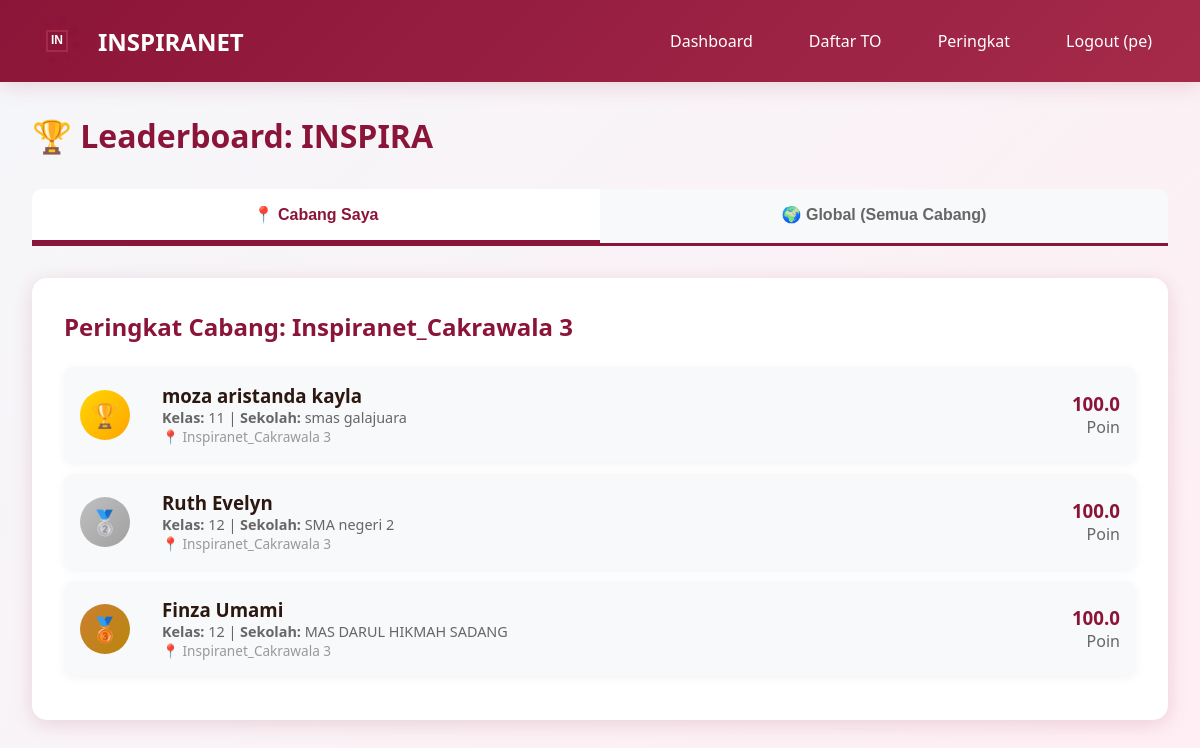
Before: /leaderboard/2 (signed in) with the older database file.
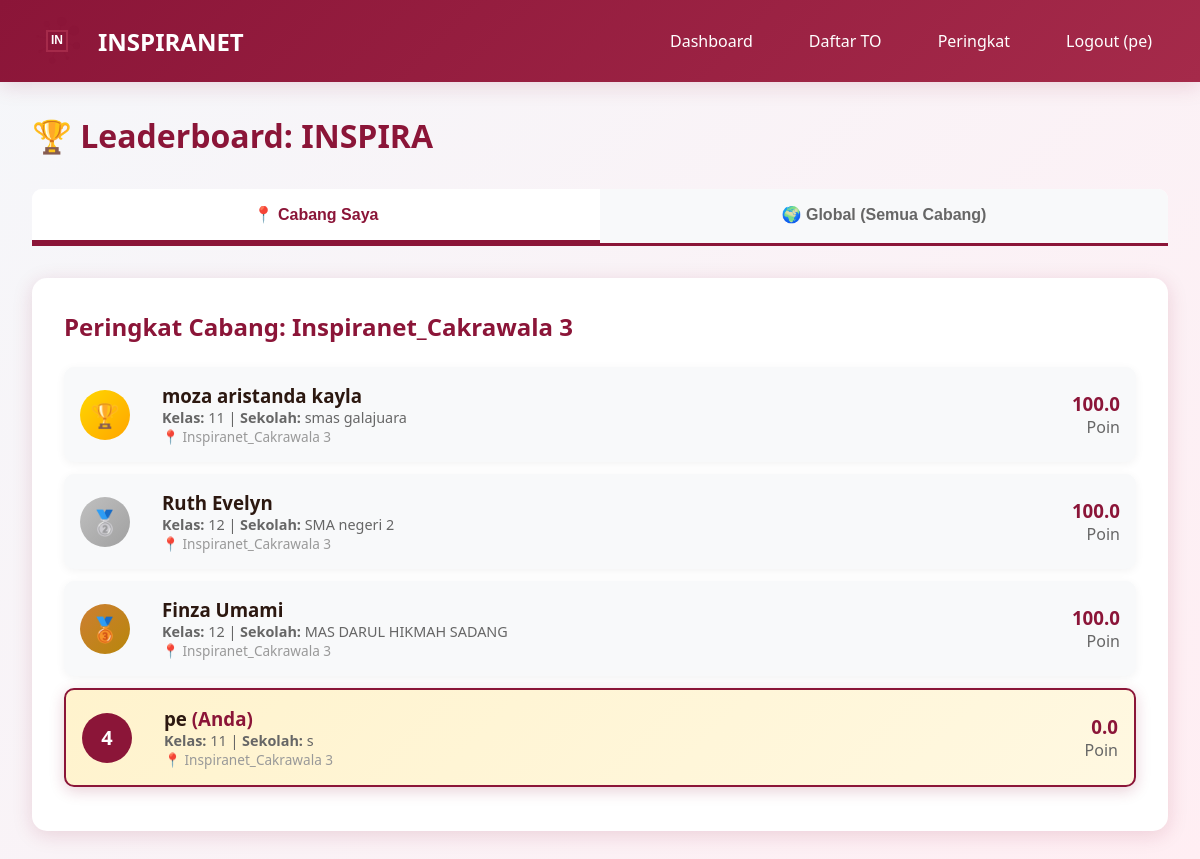
After: the same page with the newer database file.
### models.py (models this page shows, shortened)
class User(UserMixin, db.Model):
    __tablename__ = 'users'
    id = db.Column(db.Integer, primary_key=True)
    email = db.Column(db.String(120), unique=True, nullable=False)
    password_hash = db.Column(db.String(255), nullable=False)
    full_name = db.Column(db.String(100), nullable=False)
    role = db.Column(db.String(20), nullable=False, default='student')
    inspira_branch = db.Column(db.String(50), nullable=True)
    class_level = db.Column(db.String(20), nullable=True)
    school_name = db.Column(db.String(150), nullable=True)
    phone_number = db.Column(db.String(20), nullable=True)
    profile_photo = db.Column(db.String(255), nullable=True)
    created_at = db.Column(db.DateTime, default=datetime.utcnow)
    exam_attempts = db.relationship('ExamAttempt', backref='user', lazy=True, cascade='all, delete-orphan')
    payments = db.relationship('Payment', backref='user', lazy=True, cascade='all, delete-orphan')
    leaderboard_entries = db.relationship('Leaderboard', backref='user', lazy=True, cascade='all, delete-orphan')

class Exam(db.Model):
    __tablename__ = 'exams'
    id = db.Column(db.Integer, primary_key=True)
    title = db.Column(db.String(200), nullable=False)
    description = db.Column(db.Text, nullable=True)
    duration_minutes = db.Column(db.Integer, nullable=False, default=120)
    total_questions = db.Column(db.Integer, nullable=False, default=0)
    is_premium = db.Column(db.Boolean, default=False)
    price = db.Column(db.Integer, default=0)
    is_active = db.Column(db.Boolean, default=True)
    created_by = db.Column(db.Integer, db.ForeignKey('users.id'), nullable=False)
    created_at = db.Column(db.DateTime, default=datetime.utcnow)
    questions = db.relationship('Question', backref='exam', lazy=True, cascade='all, delete-orphan')
    attempts = db.relationship('ExamAttempt', backref='exam', lazy=True, cascade='all, delete-orphan')
    payments = db.relationship('Payment', backref='exam', lazy=True, cascade='all, delete-orphan')
    leaderboard_entries = db.relationship('Leaderboard', backref='exam', lazy=True, cascade='all, delete-orphan')

class Leaderboard(db.Model):
    __tablename__ = 'leaderboards'
    id = db.Column(db.Integer, primary_key=True)
    exam_id = db.Column(db.Integer, db.ForeignKey('exams.id'), nullable=False)
    user_id = db.Column(db.Integer, db.ForeignKey('users.id'), nullable=False)
    rank_in_branch = db.Column(db.Integer, nullable=True)
    rank_global = db.Column(db.Integer, nullable=True)
    total_score = db.Column(db.Float, nullable=False)
    completion_time = db.Column(db.Integer, nullable=True)
    percentile = db.Column(db.Float, nullable=True)
    created_at = db.Column(db.DateTime, default=datetime.utcnow)

### app.py (the view)
@app.route('/leaderboard/<int:exam_id>')
@login_required
def leaderboard(exam_id):
    exam = Exam.query.get_or_404(exam_id)
    branch_leaderboard = Leaderboard.query.join(User).filter(
        Leaderboard.exam_id == exam_id,
        User.inspira_branch == current_user.inspira_branch
    ).order_by(Leaderboard.rank_in_branch).limit(50).all()
    global_leaderboard = Leaderboard.query.filter_by(
        exam_id=exam_id
    ).order_by(Leaderboard.rank_global).limit(50).all()
    return render_template('leaderboard.html',
                         exam=exam,
                         branch_leaderboard=branch_leaderboard,
                         global_leaderboard=global_leaderboard)

### app.py (called while the page is built)
@login_manager.user_loader
def load_user(user_id):
    return User.query.get(int(user_id))

@app.before_request
def ensure_db():
    if not hasattr(app, '_db_initialized'):
        app._db_initialized = True
        init_database()

### templates/leaderboard.html (shortened to what this page needs)
{% extends "base.html" %}
{% block content %}
<h1 style="color: var(--primary-color); margin-bottom: 2rem;">🏆 Leaderboard: {{ exam.title }}</h1>
<div class="tabs">
    <button class="tab-button active" onclick="switchTab('branch')">
        📍 Cabang Saya
    </button>
    <button class="tab-button" onclick="switchTab('global')">
        🌍 Global (Semua Cabang)
    </button>
</div>
<div id="branchTab" class="tab-content active">
    <div class="card">
        <h2 style="margin-bottom: 1.5rem;">Peringkat Cabang: {{ current_user.inspira_branch }}</h2>
        {% if branch_leaderboard %}
            {% for entry in branch_leaderboard %}
            <div class="leaderboard-item {% if entry.user_id == current_user.id %}current-user{% endif %}">
                <div class="rank-badge {% if entry.rank_in_branch == 1 %}rank-1{% elif entry.rank_in_branch == 2 %}rank-2{% elif entry.rank_in_branch == 3 %}rank-3{% else %}rank-other{% endif %}"
                     onclick="{% if entry.rank_in_branch <= 3 %}playVictorySound({{ entry.rank_in_branch }}){% endif %}"
                     style="{% if entry.rank_in_branch <= 3 %}cursor: pointer;{% endif %}">
                    {% if entry.rank_in_branch == 1 %}
                        <span style="font-size: 1.5rem;">🏆</span>
                    {% elif entry.rank_in_branch == 2 %}
                        <span style="font-size: 1.5rem;">🥈</span>
                    {% elif entry.rank_in_branch == 3 %}
                        <span style="font-size: 1.5rem;">🥉</span>
                    {% else %}
                        {{ entry.rank_in_branch }}
                    {% endif %}
                </div>
                <div style="flex: 1;">
                    <h3 style="margin: 0;">
                        {{ entry.user.full_name }}
                        {% if entry.user_id == current_user.id %}<span style="color: var(--primary-color); font-weight: bold;"> (Anda)</span>{% endif %}
                    </h3>
                    <p style="margin: 0; color: #666; font-size: 0.9rem;">
                        <strong>Kelas:</strong> {{ entry.user.class_level or '-' }} |
                        <strong>Sekolah:</strong> {{ entry.user.school_name or '-' }}
                    </p>
                    <p style="margin: 0; color: #999; font-size: 0.85rem;">
                        📍 {{ entry.user.inspira_branch or '-' }}
                    </p>
                </div>
                <div style="text-align: right;">
                    <h3 style="margin: 0; color: var(--primary-color);">{{ entry.total_score }}</h3>
                    <p style="margin: 0; color: #666;">Poin</p>
                </div>
            </div>
            {% endfor %}
        {% else %}
            <p style="text-align: center; color: #666; padding: 2rem;">Belum ada peserta dari cabang ini.</p>
        {% endif %}
    </div>
</div>
{% endblock %}

### templates/base.html (shortened to what this page needs)
<!DOCTYPE html>
<html lang="id">
<head>
    <link rel="stylesheet" href="{{ url_for('static', filename='css/style.css') }}">
</head>
<body>
    <nav class="navbar">
        <div class="container">
            <a href="{{ url_for('index') }}" class="navbar-brand">
                <div id="logo-animation" class="logo-container"></div>
                <span>INSPIRANET</span>
            </a>
            <ul class="navbar-nav" id="navbarMenu">
                {% if current_user.is_authenticated %}
                    {% if current_user.role == 'admin' %}
                        <li><a href="{{ url_for('admin_dashboard') }}" onclick="closeMobileMenu()">Dashboard</a></li>
                        <li><a href="{{ url_for('admin_students') }}" onclick="closeMobileMenu()">Siswa</a></li>
                        <li><a href="{{ url_for('admin_teachers') }}" onclick="closeMobileMenu()">Guru</a></li>
                        <li><a href="{{ url_for('admin_exams') }}" onclick="closeMobileMenu()">TO</a></li>
                        <li><a href="{{ url_for('admin_payments') }}" onclick="closeMobileMenu()">Pembayaran</a></li>
                    {% else %}
                        <li><a href="{{ url_for('student_dashboard') }}" onclick="closeMobileMenu()">Dashboard</a></li>
                        <li><a href="{{ url_for('student_exams') }}" onclick="closeMobileMenu()">Daftar TO</a></li>
                    {% endif %}
                    <li><a href="{{ url_for('all_leaderboards') }}" onclick="closeMobileMenu()">Peringkat</a></li>
                    <li><a href="{{ url_for('logout') }}" onclick="closeMobileMenu()">Logout ({{ current_user.full_name }})</a></li>
                {% else %}
                    <li><a href="{{ url_for('login') }}" onclick="closeMobileMenu()">Login</a></li>
                    <li><a href="{{ url_for('register') }}" onclick="closeMobileMenu()">Daftar</a></li>
                {% endif %}
            </ul>
        </div>
    </nav>
    <div class="container">
        {% block content %}{% endblock %}
    </div>
</body>
</html>

### static/css/style.css (style rules this page uses)
:root { --primary-color: #8B1538; --secondary-color: #A52A4A; --dark-color: #4A0E1F; --light-color: #FFE5EC; --text-dark: #2C1810; --text-light: #FFFFFF; --shadow: 0 4px 20px rgba(139, 21, 56, 0.15); }
* { margin: 0; padding: 0; box-sizing: border-box; }
body { font-family: 'Segoe UI', Tahoma, Geneva, Verdana, sans-serif; background: linear-gradient(135deg, #f5f7fa 0%, #ffeef3 100%); color: var(--text-dark); min-height: 100vh; }
.navbar { background: linear-gradient(135deg, var(--primary-color) 0%, var(--secondary-color) 100%); padding: 1rem 0; box-shadow: var(--shadow); position: sticky; top: 0; z-index: 1000; }
.navbar .container { max-width: 1200px; margin: 0 auto; padding: 0 2rem; display: flex; justify-content: space-between; align-items: center; }
.navbar-brand { display: flex; align-items: center; gap: 1rem; color: var(--text-light); text-decoration: none; font-size: 1.5rem; font-weight: bold; }
.logo-container { position: relative; width: 50px; height: 50px; }
.navbar-nav { display: flex; gap: 1.5rem; list-style: none; align-items: center; }
.navbar-nav a { color: var(--text-light); text-decoration: none; padding: 0.5rem 1rem; border-radius: 5px; transition: all 0.3s ease; }
.container { max-width: 1200px; margin: 2rem auto; padding: 0 2rem; }
.card { background: white; border-radius: 15px; padding: 2rem; box-shadow: var(--shadow); margin-bottom: 2rem; animation: fadeIn 0.6s ease; }
.card h2 { color: var(--primary-color); margin-bottom: 1rem; }
.leaderboard-item { display: flex; align-items: center; padding: 1rem; background: white; border-radius: 10px; margin-bottom: 1rem; box-shadow: 0 2px 10px rgba(0, 0, 0, 0.05); transition: all 0.3s ease; }
.rank-badge { width: 50px; height: 50px; border-radius: 50%; display: flex; align-items: center; justify-content: center; font-weight: bold; font-size: 1.2rem; margin-right: 1rem; }
.rank-1 { background: linear-gradient(135deg, #FFD700, #FFA500); color: white; }
.rank-2 { background: linear-gradient(135deg, #C0C0C0, #A8A8A8); color: white; }
.rank-3 { background: linear-gradient(135deg, #CD7F32, #B87333); color: white; }
.rank-other { background: linear-gradient(135deg, var(--primary-color), var(--secondary-color)); color: white; }

### templates/leaderboard.html (style rules this page uses)
.tabs { display: flex; gap: 0; margin-bottom: 2rem; border-bottom: 3px solid var(--primary-color); background: white; border-radius: 10px 10px 0 0; overflow: hidden; }
.tab-button { flex: 1; padding: 1rem 2rem; border: none; background: #f8f9fa; cursor: pointer; font-size: 1rem; font-weight: bold; color: #666; transition: all 0.3s ease; border-bottom: 3px solid transparent; }
.tab-button.active { background: white; color: var(--primary-color); border-bottom: 3px solid var(--primary-color); }
.tab-content { display: none; }
.tab-content.active { display: block; }
.leaderboard-item { display: flex; align-items: center; gap: 1rem; padding: 1rem; background: #f8f9fa; border-radius: 10px; margin-bottom: 0.75rem; transition: all 0.3s ease; }
.rank-badge { width: 50px; height: 50px; border-radius: 50%; display: flex; align-items: center; justify-content: center; font-size: 1.25rem; font-weight: bold; color: white; }
.rank-1 { background: linear-gradient(135deg, #FFD700 0%, #FFA500 100%); }
.rank-2 { background: linear-gradient(135deg, #C0C0C0 0%, #A0A0A0 100%); }
.rank-3 { background: linear-gradient(135deg, #CD7F32 0%, #B8860B 100%); }
.rank-other { background: var(--primary-color); }
.current-user { background: linear-gradient(135deg, #fff3cd 0%, #fff8e1 100%) !important; border: 2px solid var(--primary-color); box-shadow: 0 4px 15px rgba(139, 21, 56, 0.2); }

Changed rows visible on the page:
added Leaderboard: rank_in_branch "4", user.full_name "pe", shows "(Anda)", user "11", user "s", user "Inspiranet_Cakrawala 3", total_score "0.0"
